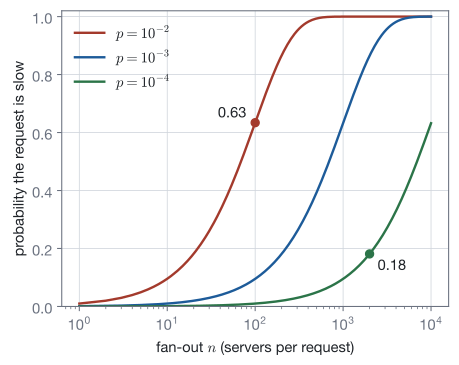

Here is the Python script that generated this plot:
"""Probability that a request fanned out to n independent servers is slow, 1 - (1 - p)^n, where each server is slow
with probability p; the marks are the two cases of Dean and Barroso (2013)."""
import os
import sys

sys.path.insert(0, os.path.join(os.path.dirname(os.path.abspath(__file__)), "..", "..", "..", "_filters"))
from figstyle import *  # noqa: E402,F403

import numpy as np  # noqa: E402

n = np.unique(np.logspace(0, 4, 300).astype(int))
fig, ax = plt.subplots(figsize=(5.2, 4.0))
for p, colour in ((1e-2, STATEMENT), (1e-3, ACCENT), (1e-4, EXAMPLE)):
    ax.plot(n, 1 - (1 - p) ** n, color=colour, lw=1.8, label=rf"$p = 10^{{{int(np.log10(p))}}}$")
ax.plot([100], [1 - 0.99**100], "o", color=STATEMENT, ms=6)
ax.annotate(f"{1 - 0.99**100:.2f}", (100, 1 - 0.99**100), textcoords="offset points", xytext=(-28, 4), color=INK)
ax.plot([2000], [1 - 0.9999**2000], "o", color=EXAMPLE, ms=6)
ax.annotate(f"{1 - 0.9999**2000:.2f}", (2000, 1 - 0.9999**2000), textcoords="offset points", xytext=(6, -12),
            color=INK)
ax.set_xscale("log")
ax.set_ylim(0, 1.02)
ax.set_xlabel(r"fan-out $n$ (servers per request)")
ax.set_ylabel(r"probability the request is slow")
ax.grid(True, color=GRID, lw=0.6)
ax.legend(frameon=False, loc="upper left")
save_figure(fig, "fan_out_tail")
